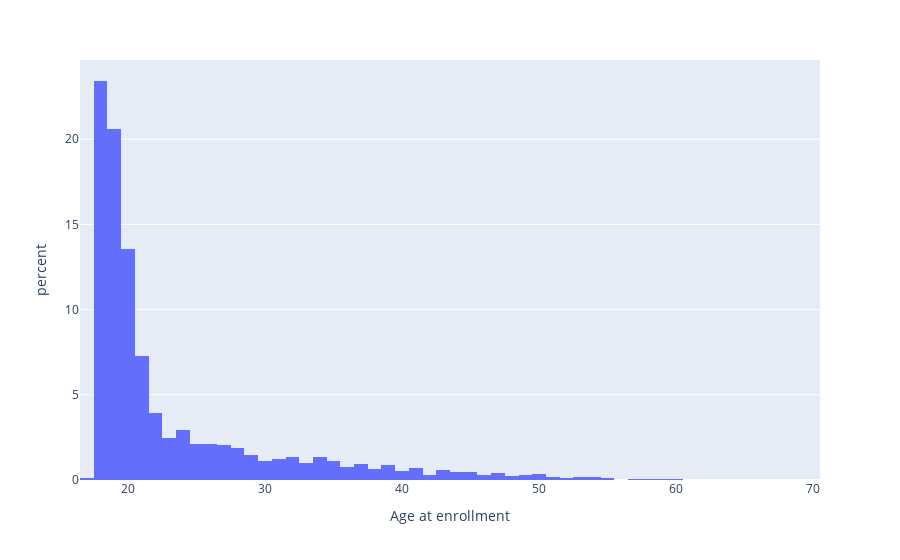

Notebook source saved alongside this figure:
### Code cell
age_at_enrollment_hist = px.histogram(df, x = "Age at enrollment", histnorm = "percent")
age_at_enrollment_hist

### Figure 1 — Plotly figure (JSON) as saved in the notebook; plotly's stock layout.template omitted (floating-point values rounded to 4 significant figures; data arrays with more than 128 entries replaced by an {"elided": "..."} marker saying what was removed)
{"data": [{"alignmentgroup": "True", "bingroup": "x", "histnorm": "percent", "hovertemplate": "Age at enrollment=%{x}<br>percent=%{y}<extra></extra>", "legendgroup": "", "marker": {"color": "#636efa", "pattern": {"shape": ""}}, "name": "", "offsetgroup": "", "orientation": "v", "showlegend": false, "type": "histogram", "x": {"elided": "4424 int values"}, "xaxis": "x", "yaxis": "y"}], "layout": {"barmode": "relative", "legend": {"tracegroupgap": 0}, "margin": {"t": 60}, "xaxis": {"anchor": "y", "domain": [0, 1], "title": {"text": "Age at enrollment"}}, "yaxis": {"anchor": "x", "domain": [0, 1], "title": {"text": "percent"}}}}
